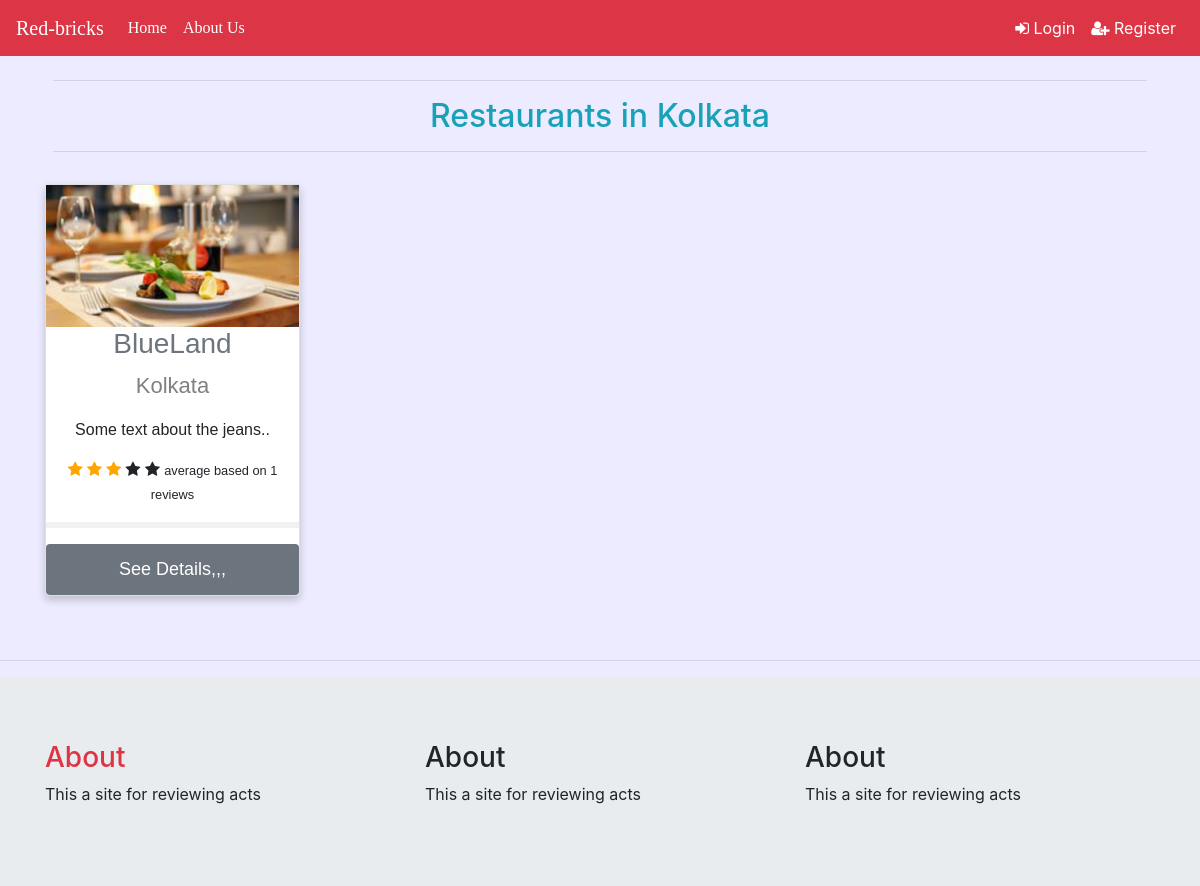
Before: /by_city/Kolkata with the older database file.
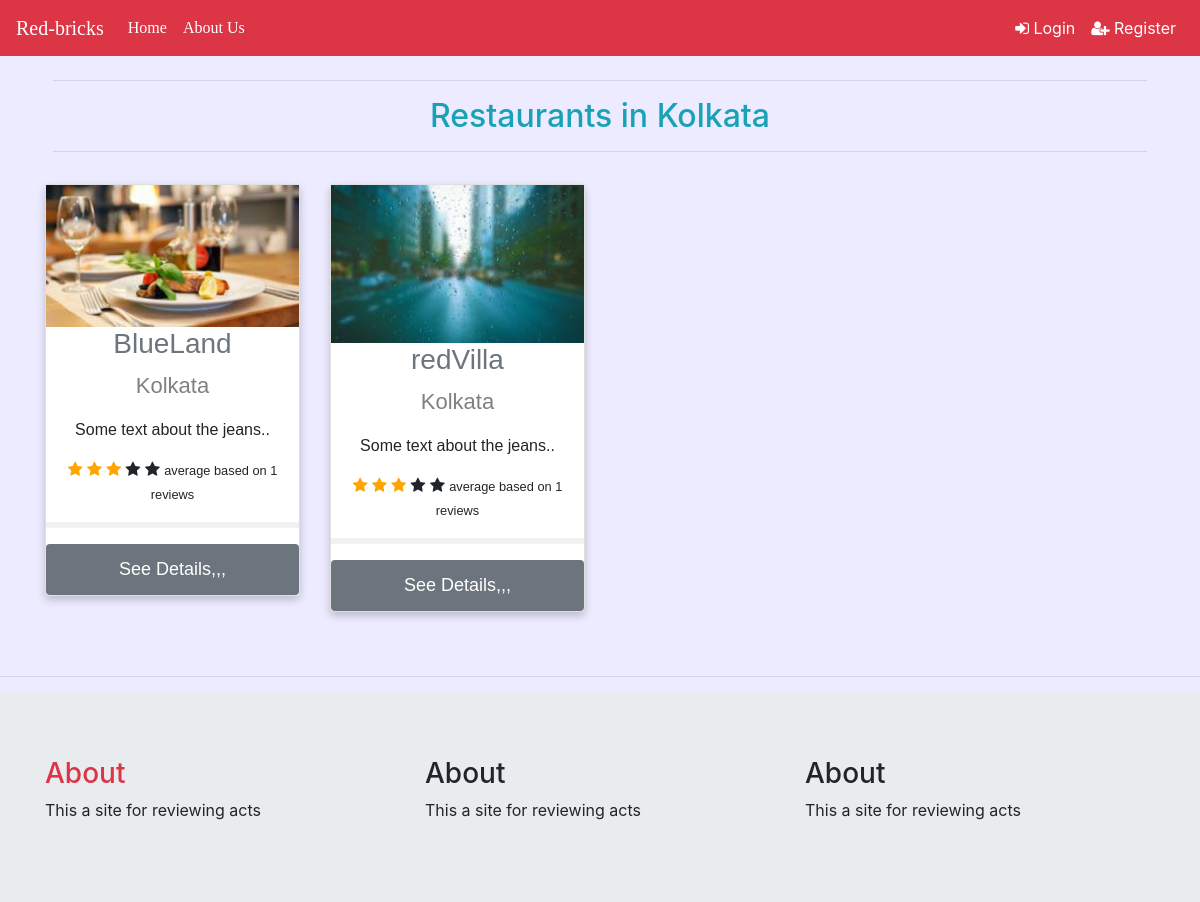
After: the same page with the newer database file.
### redbricks/models.py (models this page shows, shortened)
class Restaurants(models.Model):
    category = models.CharField(max_length=20, choices=categories, default='Veg Only')
    contact_no = models.CharField(max_length=13)
    address = models.CharField(max_length=100)
    city = models.CharField(max_length=20,choices=city_names, default='Bangalore')
    res_name = models.CharField(max_length=40)
    restaurant_pic = models.ImageField(upload_to='restaurant_pic', default='default.jpg')

### redbricks/views.py (the view)
# urls.py: path('by_city/<str:city>',views.restaurants_by_city, name= 'redbricks-by_city'),
def restaurants_by_city(request, city):
    restaurants = Restaurants.objects.filter(city=city).all()
    context = {
                'restaurants':restaurants,
                'heading':'{} {}'.format('Restaurants in',city)
                }
    return render(request, 'redbricks/restaurants_by_category.html',context)

### redbricks/templates/redbricks/restaurants_by_category.html
{% extends "redbricks/base.html" %}
{% block content %}
 <div class="page-header p-2">
     <hr>
     <h2 class="text text-center text-info"> {{ heading }}</h2>
     <hr>
 </div>
  <div class="row pt-2">
    <div class="col-md-9">
      <div class="row">
        {% for restaurant in restaurants %}
          <div class="col-sm-4">
            <div class="card">
              <a href="{% url 'redbricks-restaurant' restaurant.pk %}">
                <img src="{{ restaurant.restaurant_pic.url }}" alt="Denim Jeans" style="width:100%; max-height: 200px;">
                <h3 class="text text-secondary">{{ restaurant.res_name }}</h3>
              </a>
              <p class="price">{{ restaurant.city }}</p>
              <p>Some text about the jeans..</p>
              <div class="ratings">
                  <span class="fa fa-star checked"></span>
                  <span class="fa fa-star checked"></span>
                  <span class="fa fa-star checked"></span>
                  <span class="fa fa-star"></span>
                  <span class="fa fa-star"></span>
                  <small> average based on {{ restaurant.reviews_set.count }} reviews</small>
                  <hr style="border:3px solid #f1f1f1">
                <button class="btn btn-secondary">See Details,,,</button>
              </div>
            </div>
          </div>
        {% endfor %}
      </div>
    </div>
  </div>
{% endblock %}

Changed rows visible on the page:
now on this page (row edited): Restaurants: restaurant_pic (picture), res_name "redVilla", city "Kolkata", reviews_set.count "1"
